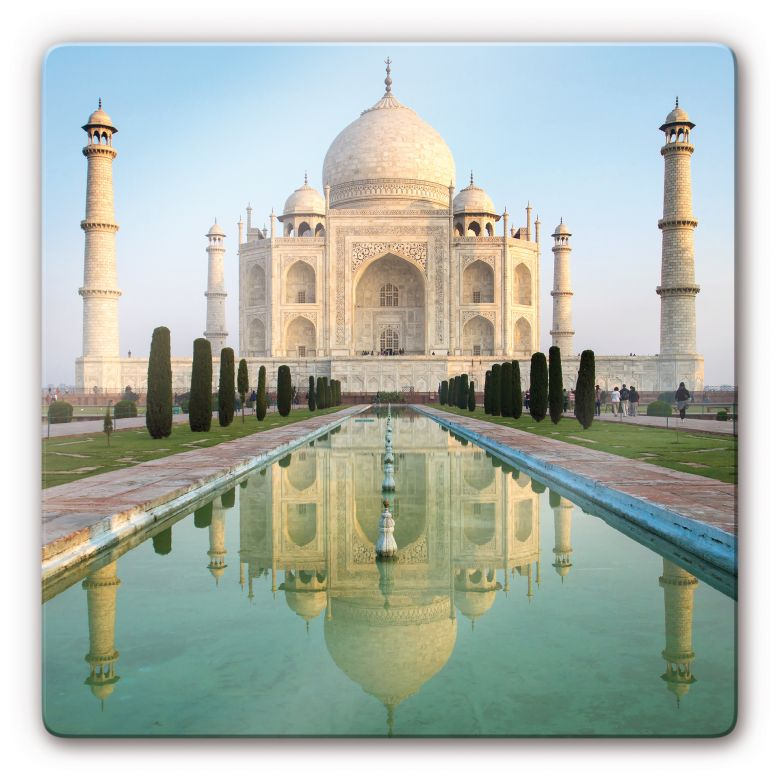
#> input picture uploads/glas-quadratisch-ga21492-taj-mahal-30x30cm-final-einzel.jpg, 780 x 780 px, found by its file name
$ python lorentz.py
#> lines starting #> are read from the running program, lines starting #| are printed output that depends on the picture
import time
import hashlib


import matplotlib.image as img
import matplotlib.pyplot as plt
import numpy as np


def lorenz_key(xinit, yinit, zinit, num_steps):
    dt = 0.01
    xs = np.empty(num_steps + 1)
    ys = np.empty(num_steps + 1)
    zs = np.empty(num_steps + 1)

    xs[0], ys[0], zs[0] = (xinit, yinit, zinit)
    s = 10
    r = 28
    b = 2.667

    for i in range(num_steps):
        xs[i + 1] = xs[i] + (s * (ys[i] - xs[i]) * dt)
        ys[i + 1] = ys[i] + (xs[i] * (r - zs[i]) - ys[i]) * dt
        zs[i + 1] = zs[i] + (xs[i] * ys[i] - b * zs[i]) * dt

    return xs[1:], ys[1:], zs[1:]


def xor_image(image, keys, timestamp):
    height, width, _ = image.shape
    encrypted_image = np.zeros_like(image)
    idx = 0
    for i in range(height):
        for j in range(width):
            zk = int((keys[idx] * (10**5)) % 256)
            encrypted_image[i, j] = image[i, j] ^ zk ^ timestamp
            idx += 1
            if idx >= len(keys):
                idx = 0
    return encrypted_image


path = r'C:\Users\siddi\OneDrive\Desktop\New folder (2)\Projects\LORENTZ\uploads\glas-quadratisch-ga21492-taj-mahal-30x30cm-final-einzel.jpg'  # Replace with your image path
image = img.imread(path)
#> image is the input picture: shape (780, 780, 3); mean R, G, B 176, 184.8, 176


timestamp = int(time.time())
# print(time.time())
human_readable_time = time.strftime("%Y-%m-%d %H:%M:%S", time.localtime(timestamp))

print(human_readable_time)
unique_id = hashlib.sha256(f"{timestamp}_{path}".encode()).hexdigest()

plt.imshow(image)
plt.axis('off')
plt.title('Original Image')
plt.show()


xkey, ykey, zkey = lorenz_key(0.01, 0.02, 0.03, image.size // 3)


encrypted_image = xor_image(image, zkey, timestamp)
#> after the loop in xor_image, `for i in range(height):`:
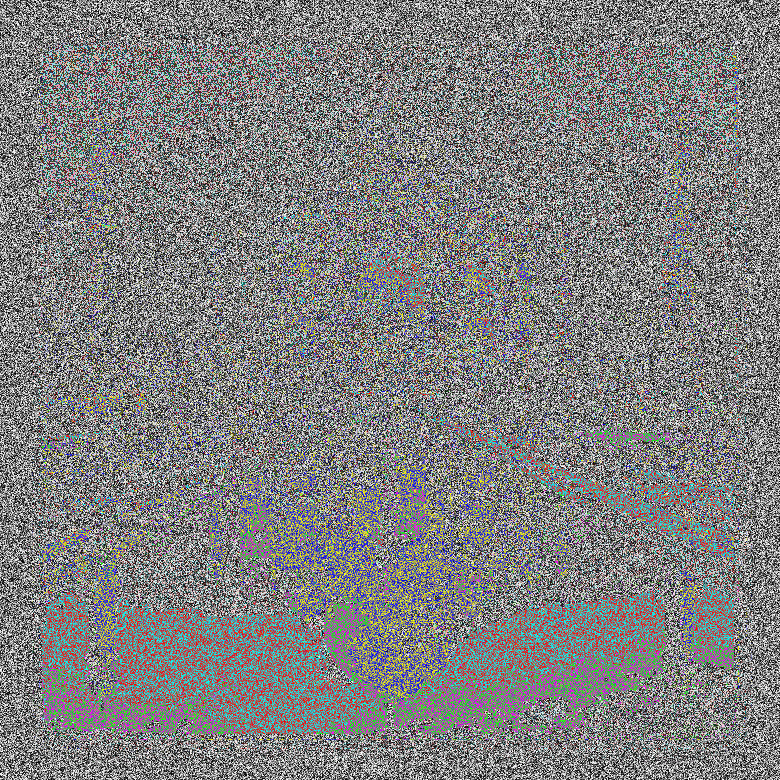
#> encrypted_image: shape (780, 780, 3); mean R, G, B 127.3, 127.4, 127.5
#> after the loop in xor_image, `for i in range(height):`: idx = 0


plt.imshow(encrypted_image)
plt.axis('off')
plt.title('Encrypted Image')
plt.show()


with open("encryption_info.txt", "w") as file:
    file.write(f"Timestamp: {timestamp}\nUnique ID: {unique_id}\nHuman_Readable: {human_readable_time}")


decrypted_image = xor_image(encrypted_image, zkey, timestamp)

plt.imshow(decrypted_image)
plt.axis('off')
plt.title('Decrypted Image')
plt.show()
